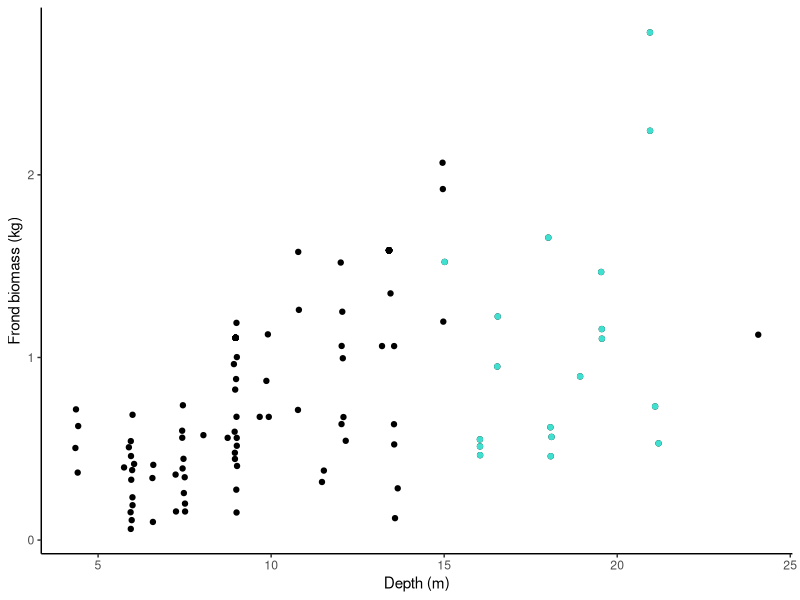
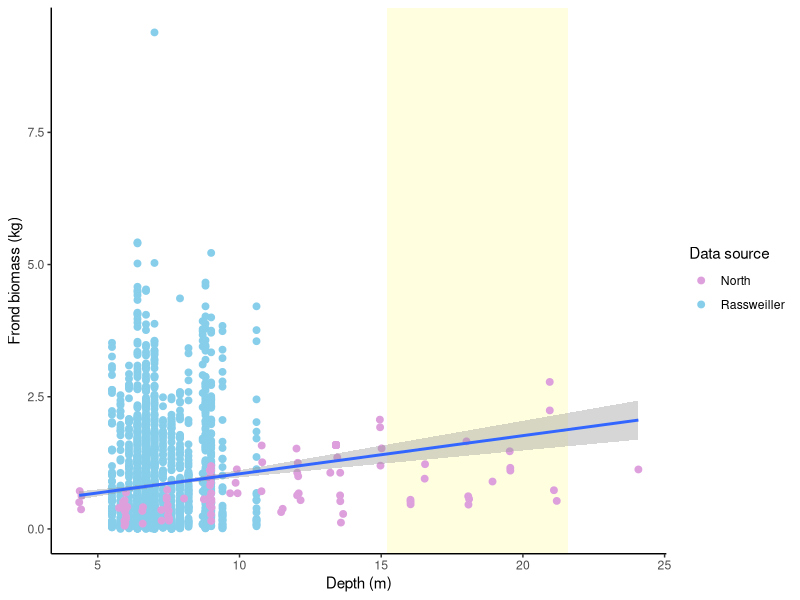

Reproduce these figures in R, in order. (Note: this script raises an error after producing the figures.)
# CREATION DATE 3 June 2024
# MODIFIED DATE 6 July  2024

# AUTHOR: kitchel@oxy.edu & placensia@oxy.edu

# PURPOSE: Determine how frond biomass varies with depth from both North 1958 and Rassweiler 2018

#############################
##Setup
#############################
library(tidyverse)
library(lubridate)
############################
#LOAD DATA
############################
#open data subset of PVR only
dat_PV_macrocystis_post_construction <- read_csv(file = file.path("data","dat_PV_macrocystis_post_construction.csv"))

#import North et al. 1958 data
North_1958_kelp_frond_biomass <- read_csv(file.path("data","North_1958_kelp_frond_biomass.csv"))

#import Rassweiler et al. 2018 data
Rassweiler_2018_kelpdata <- read_csv(file.path("data","Rassweiler_2018_kelpdata.csv"))

############################
#PVR depths
############################

summary(dat_PV_macrocystis_post_construction$SurveyDepth_m)

#range from 15.2 m to 21.6 m (keep in mind this is dive computer data, so it's rough)

PVR_min_depth <- 15.2
PVR_max_depth <- 21.6
PVR_mean_depth <- 18.42

############################
#North 1958 predictions for this depth range
############################

summary(North_1958_kelp_frond_biomass |>
          filter(Depth_m > 15 & Depth_m < 22))

#For depths between 15.01 and 21.19, weight of fronds ranges from 0.45 to 2.77 with an average of 1.07

#what does this look like visually? (Highlighting depths that match our depths)
ggplot() +
  geom_point(data = North_1958_kelp_frond_biomass, aes(x = Depth_m, y = weight_kg)) +
  geom_point(data = North_1958_kelp_frond_biomass |> filter(Depth_m > 15 & Depth_m < 22), aes(x = Depth_m, y = weight_kg), color = "turquoise") +
  labs(x = "Depth (m)", y = "Frond biomass (kg)") +
  theme_classic()

############################
#Rassweiler 2018 predictions for this depth range
############################

Rassweiler_2018_kelpdata.r <- Rassweiler_2018_kelpdata |>
  filter(complete.cases(DEPTH) & complete.cases(WT_WC) & complete.cases(WT_C)) #only include rows with data for depth, watercolumn weight, and canopy weight

#make new column summing water column weight and canopy weight
Rassweiler_2018_kelpdata.r <- Rassweiler_2018_kelpdata.r |>
  mutate(WT_F = WT_WC + WT_C) |>
  group_by(DEPTH) |>
  mutate(mean_wt_depth = mean(WT_F, na.rm = T))

#run a linear model (predicting weight of frond by depth)
lm_mod <- lm(WT_F ~ DEPTH, data = Rassweiler_2018_kelpdata.r)

#let's look at model results in console
summary(lm_mod)

#it's a significant relationship (Pr(>|t|) or p-value is < 0.05)
#It predicts that Frond weight = 0.117 * DEPTH + 0.010

#Therefore, this model predicts that fronds at the minimum PVR depth = 1.79 kg
#minimum depth PVR * coefficient + intercept
PVR_min_depth * 0.117 + 0.010

#And then, this model predicts that fronds at the maximum PVR depth = 2.5372 kg
#minimum depth PVR * coefficient + intercept
PVR_max_depth * 0.117 + 0.010

#How does Rasweiller data overlap with North data?

#reduce Rasweiller data to depth and biomass
Rassweiler_2018_depth_biomass <- Rassweiler_2018_kelpdata.r |>
  select(DEPTH, WT_F) |>
  mutate(source = "Rassweiller") #add new column identifying data source

#add new column to North data as well
North_1958_kelp_frond_biomass <- North_1958_kelp_frond_biomass |>
  mutate(source = "North")  #add new column identifying data source

#do column names and order match?
colnames(Rassweiler_2018_depth_biomass)
colnames(North_1958_kelp_frond_biomass)

#order yes, but name no, so I will change names of North to match

colnames(North_1958_kelp_frond_biomass) <- colnames(Rassweiler_2018_depth_biomass)

#combine datasets
kelp_frond_biomass_merge <- bind_rows(Rassweiler_2018_depth_biomass, North_1958_kelp_frond_biomass)

kelp_frond_merge_scatterplot <- ggplot() +
  geom_rect(aes(xmin = PVR_min_depth, xmax = PVR_max_depth, ymin = -Inf, ymax = Inf), fill = "lightyellow") + #add depth range of PVR in background
  geom_point(data = kelp_frond_biomass_merge, aes(x = DEPTH, y = WT_F, color = source), size = 2) +
  scale_color_manual(values = c("plum","skyblue")) +
  labs(x = "Depth (m)", y = "Frond biomass (kg)", color = "Data source") +
  geom_smooth(data = kelp_frond_biomass_merge, aes(x = DEPTH, y = WT_F), method = "lm") +
  theme_classic()

#this figure may be helpful for the poster, save it to figures folder
ggsave(kelp_frond_merge_scatterplot, path = file.path("figures"), filename = "kelp_frond_merge_scatterplot.jpg", height = 10, width = 10, units = "in")

#I recommend playing around with this figure to add dates of papers to legend, and make points and figure labels larger
#you can also make other adjustments to your liking!
#It could even be cool to include the linear model you build below on the plot as well as text
#You'd want to share model structure (y = mx+b with actual values for m and b, the R^2 value, and the p value)

#let's build another linear model (predicting weight of frond by depth)
lm_mod_full <- lm(WT_F ~ DEPTH, data = kelp_frond_biomass_merge)

#let's look at model results in console
summary(lm_mod_full)

#it's a significant relationship (Pr(>|t|) or p-value is < 0.05)
#It predicts that Frond weight = 0.072 * DEPTH + 0.320

#Therefore, this model predicts that fronds at the minimum PVR depth = 1.4144 kg
#minimum depth PVR * coefficient + intercept
PVR_min_depth * 0.072 + 0.320

#And then, this model predicts that fronds at the maximum PVR depth = 1.8752 kg
#minimum depth PVR * coefficient + intercept
PVR_max_depth * 0.072 + 0.320

#Let's move forward with the merged datasets for analyses
# We will use PVR mean depth from model for mean frond biomass, but also consider minimum and maximum values as well
PVR_mean_depth * 0.072 + 0.320

#--> 1.64 kg per frond on average for depths between 15.2 m to 21.6 (using both Rassweiller and North as input to a simple linear model)

#save these outputs in a data frame for future scripts
PVR_frond_biomass_model_output <- data.frame(weight_component = c("min","mean","max"), weight_kg = c(PVR_min_depth * 0.072 + 0.320,
                                                                                                     PVR_mean_depth * 0.072 + 0.320,
                                                                                                     PVR_max_depth * 0.072 + 0.320))

write_csv(PVR_frond_biomass_model_output, file = file.path("output","PVR_frond_biomass_model_output.csv"))
